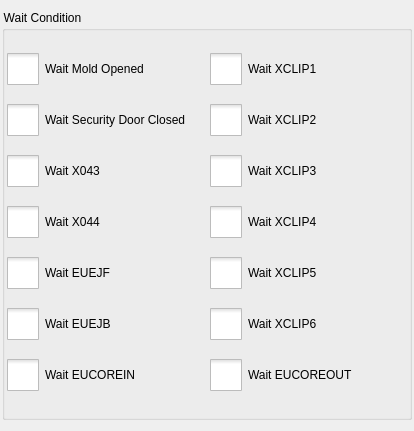
<?xml version="1.0" encoding="UTF-8"?>
<ui version="4.0">
 <class>ICWaitConditionEditor</class>
 <widget class="QWidget" name="ICWaitConditionEditor">
  <property name="geometry">
   <rect>
    <x>0</x>
    <y>0</y>
    <width>414</width>
    <height>431</height>
   </rect>
  </property>
  <property name="windowTitle">
   <string>Form</string>
  </property>
  <layout class="QVBoxLayout" name="verticalLayout">
   <property name="leftMargin">
    <number>2</number>
   </property>
   <property name="rightMargin">
    <number>2</number>
   </property>
   <item>
    <widget class="QGroupBox" name="groupBox">
     <property name="styleSheet">
      <string notr="true">::indicator {
     width: 32px;
     height: 32px;
 }

::indicator:unchecked 
{
     image: url(:/resource/check_unchecked.png);
 }
::indicator:checked 
{
     image: url(:/resource/check_checked.png);
 }

QCheckBox::indicator:checked:disabled
{
 image: url(:/resource/check_checked_disable.png);
}

QCheckBox::indicator:unchecked:disabled
{
 image: url(:/resource/check_unchecked_disable.png);
}



</string>
     </property>
     <property name="title">
      <string>Wait Condition</string>
     </property>
     <layout class="QGridLayout" name="gridLayout">
      <property name="leftMargin">
       <number>2</number>
      </property>
      <property name="rightMargin">
       <number>2</number>
      </property>
      <item row="0" column="0">
       <widget class="QCheckBox" name="moldOpenedCheckBox">
        <property name="text">
         <string>Wait Mold Opened</string>
        </property>
        <attribute name="buttonGroup">
         <string notr="true">buttonGroup</string>
        </attribute>
       </widget>
      </item>
      <item row="0" column="1">
       <widget class="QCheckBox" name="xclip1CheckBox">
        <property name="text">
         <string>Wait XCLIP1</string>
        </property>
        <attribute name="buttonGroup">
         <string notr="true">buttonGroup</string>
        </attribute>
       </widget>
      </item>
      <item row="1" column="0">
       <widget class="QCheckBox" name="securityDoorCheckBox">
        <property name="text">
         <string>Wait Security Door Closed</string>
        </property>
        <attribute name="buttonGroup">
         <string notr="true">buttonGroup</string>
        </attribute>
       </widget>
      </item>
      <item row="1" column="1">
       <widget class="QCheckBox" name="xclip2CheckBox">
        <property name="text">
         <string>Wait XCLIP2</string>
        </property>
        <attribute name="buttonGroup">
         <string notr="true">buttonGroup</string>
        </attribute>
       </widget>
      </item>
      <item row="2" column="0">
       <widget class="QCheckBox" name="x043CheckBox">
        <property name="text">
         <string>Wait X043</string>
        </property>
        <attribute name="buttonGroup">
         <string notr="true">buttonGroup</string>
        </attribute>
       </widget>
      </item>
      <item row="2" column="1">
       <widget class="QCheckBox" name="xclip3CheckBox">
        <property name="text">
         <string>Wait XCLIP3</string>
        </property>
        <attribute name="buttonGroup">
         <string notr="true">buttonGroup</string>
        </attribute>
       </widget>
      </item>
      <item row="3" column="0">
       <widget class="QCheckBox" name="x044CheckBox">
        <property name="text">
         <string>Wait X044</string>
        </property>
        <attribute name="buttonGroup">
         <string notr="true">buttonGroup</string>
        </attribute>
       </widget>
      </item>
      <item row="3" column="1">
       <widget class="QCheckBox" name="xclip4CheckBox">
        <property name="text">
         <string>Wait XCLIP4</string>
        </property>
        <attribute name="buttonGroup">
         <string notr="true">buttonGroup</string>
        </attribute>
       </widget>
      </item>
      <item row="4" column="0">
       <widget class="QCheckBox" name="euejfCheckBox">
        <property name="text">
         <string>Wait EUEJF</string>
        </property>
        <attribute name="buttonGroup">
         <string notr="true">buttonGroup</string>
        </attribute>
       </widget>
      </item>
      <item row="4" column="1">
       <widget class="QCheckBox" name="xclip5CheckBox">
        <property name="text">
         <string>Wait XCLIP5</string>
        </property>
        <attribute name="buttonGroup">
         <string notr="true">buttonGroup</string>
        </attribute>
       </widget>
      </item>
      <item row="5" column="0">
       <widget class="QCheckBox" name="euejbCheckBox">
        <property name="text">
         <string>Wait EUEJB</string>
        </property>
        <attribute name="buttonGroup">
         <string notr="true">buttonGroup</string>
        </attribute>
       </widget>
      </item>
      <item row="5" column="1">
       <widget class="QCheckBox" name="xclip6CheckBox">
        <property name="text">
         <string>Wait XCLIP6</string>
        </property>
        <attribute name="buttonGroup">
         <string notr="true">buttonGroup</string>
        </attribute>
       </widget>
      </item>
      <item row="6" column="0">
       <widget class="QCheckBox" name="eucoreinCheckBox">
        <property name="text">
         <string>Wait EUCOREIN</string>
        </property>
        <attribute name="buttonGroup">
         <string notr="true">buttonGroup</string>
        </attribute>
       </widget>
      </item>
      <item row="6" column="1">
       <widget class="QCheckBox" name="eucoreoutCheckBox">
        <property name="text">
         <string>Wait EUCOREOUT</string>
        </property>
        <attribute name="buttonGroup">
         <string notr="true">buttonGroup</string>
        </attribute>
       </widget>
      </item>
     </layout>
    </widget>
   </item>
  </layout>
 </widget>
 <resources/>
 <connections/>
 <buttongroups>
  <buttongroup name="buttonGroup"/>
 </buttongroups>
</ui>
